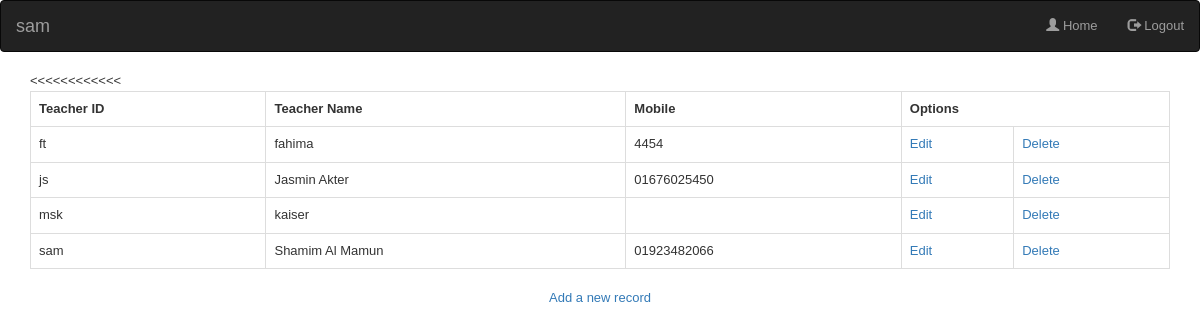
/admin/teacher_section.php (signed in), run on the app's committed database.
### tables this page shows
CREATE TABLE IF NOT EXISTS `teacher` (
  `teacher_id` varchar(15) NOT NULL,
  `teacher_name` varchar(45) NOT NULL,
  `password` varchar(45) NOT NULL,
  `mobile` varchar(45) DEFAULT NULL,
  `designation` varchar(45) DEFAULT NULL,
  `email` varchar(45) DEFAULT NULL,
  PRIMARY KEY (`teacher_id`)
);

### admin/function.php (called while the page is built, shortened)
<?php
function pagination($query,$per_page=10,$page=1,$url='?'){
    $page = ($page == 0 ? 1 : $page);
    $pagination = "";
    return $pagination;
}
?>

### admin/teacher_section.php (the view, shortened to what this page needs)
<!DOCTYPE html>
<html>
<head>
	<link href='../css/fullcalendar.css' rel='stylesheet' />
	<link href='../css/fullcalendar.print.css' rel='stylesheet' media='print' />
	<link rel="stylesheet" type="text/css" href="../css/bootstrap.min.css">
</head>
<body>
 <nav class="navbar navbar-inverse">
  <div class="container-fluid">
    <div class="navbar-header">
      <a class="navbar-brand" href="#"><?php echo $_SESSION['user_id']; ?></a>
    </div>
    <div>
      <ul class="nav navbar-nav navbar-right">
        <li><a href="admin_home.php"><span class="glyphicon glyphicon-user"></span> Home</a></li>
        <li><a href="../logout.php"><span class="glyphicon glyphicon-log-out"></span> Logout</a></li>
      </ul>
    </div>
  </div>
</nav>
<div class="container">
		<table  class="table table-bordered table-hover">
			<tr>
				<th>Teacher ID</th>
				<th>Teacher Name</th>
				<th>Mobile</th>
				<th colspan="2">Options</th>
			</tr>
<?php
include_once('../connection.php');
include_once('function.php');
$page = (int)(!isset($_GET["page"]) ? 1 : $_GET["page"]);
$per_page = 15;
$startpoint = ($page * $per_page) - $per_page;
$statement = "`teacher` ORDER BY `teacher_id` ASC";
$results = mysqli_query($con,"SELECT * FROM {$statement} LIMIT {$startpoint} , {$per_page}");
if (mysqli_num_rows($results) != 0) {
	while ($row = mysqli_fetch_array($results)) {
		echo "<tr><td>".$row['teacher_id'] . '</td><';
		echo "<td>".$row['teacher_name'] . '</td><';
		echo "<td>".$row['mobile'] . '</td><';
		echo '<td><a href="teacher_edit.php?teacher_id=' . $row['teacher_id'] . '&page='.$page.'">Edit</a></td>';
		echo '<td><a href="delete.php?id=' . $row['teacher_id'] . '&page='.$page.'&id_type=teacher_id">Delete</a></td></tr>';
	}
} else {
	echo "No records are found.";
}
?>
</table>
</div>
<p align="center"><a href="teacher_new.php?page=<?php echo "$page"; ?>">Add a new record</a></p>
</body>
</html>

### css/fullcalendar.print.css (style rules this page uses)
th, td, hr, thead, tbody, .fc-row { border-color: #ccc !important; background: #fff !important; }

### admin/teacher_section.php (style rules this page uses)
body { font-family:Arial, Helvetica, sans-serif; font-size:13px; }
table { border-collapse: collapse; width:50%; }
table, td, th { border: 1px solid black; }

### data on the page
teacher: teacher_id "ft", teacher_name "fahima", mobile "4454"
teacher: teacher_id "js", teacher_name "Jasmin Akter", mobile "01676025450"
teacher: teacher_id "msk", teacher_name "kaiser"
teacher: teacher_id "sam", teacher_name "Shamim Al Mamun", mobile "01923482066"

### other printed values
$_SESSION['user_id'] "sam"
